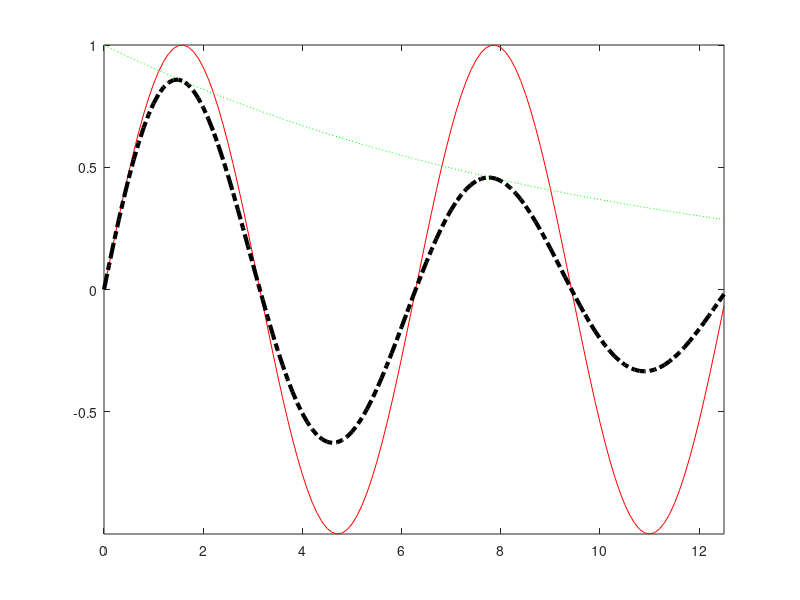
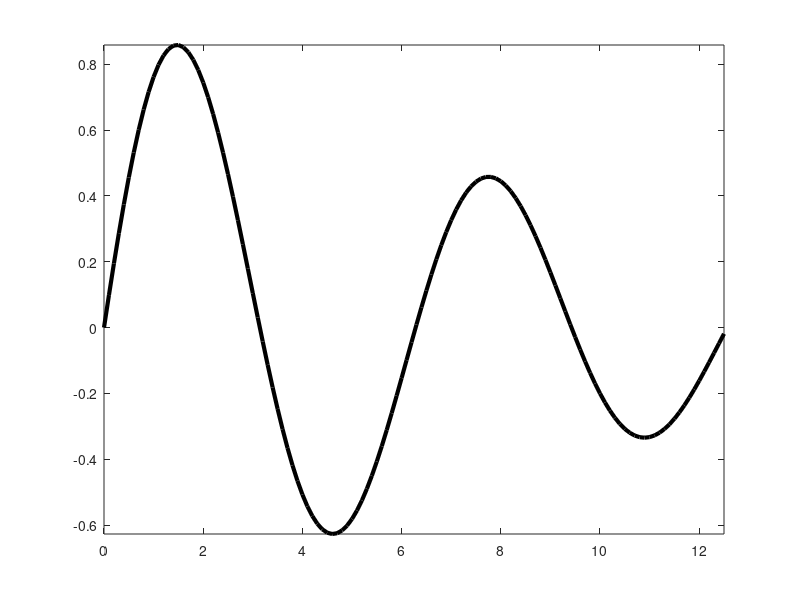

Here is the MATLAB script that generated these plots, in order:
%% A non convex function in 1d: exponentially damped sinuosoid
%
%%
%xs = 0:0.1:(10*pi);
xs = 0:0.1:(4*pi);
f1 = sin(xs);
f2  = exp(-0.1*xs);
f3 = f1 .* f2;
figure;
plot(xs, f1, 'r-', xs, f2, 'g:', xs, f3, 'k-.', 'linewidth', 3);
axis tight; 
figure;
h = plot(xs, f3, 'k-', 'linewidth', 3);
axis tight; 
